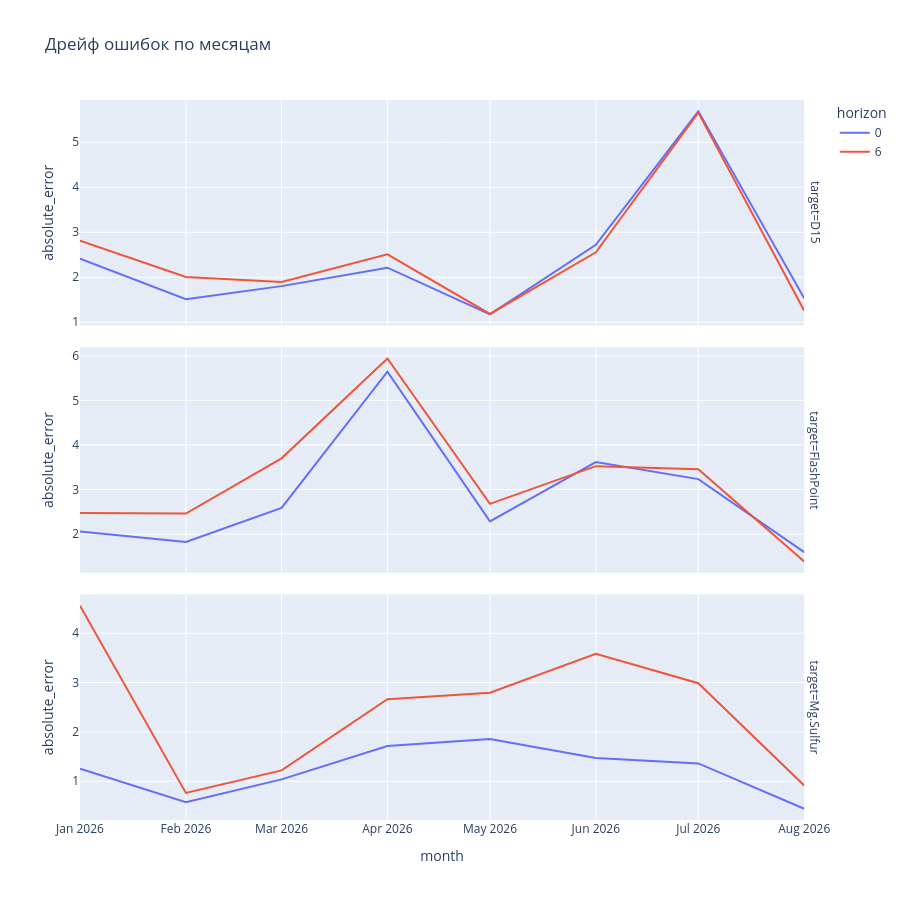

The code cell stored with this chart in its notebook:
### Code cell
test = predictions[predictions['split']=='test'].copy()
test['absolute_error'] = (test.actual-test.prediction).abs()
test['month'] = test.timestamp.dt.to_period('M').astype(str)
monthly = test.groupby(['target','horizon','month'],as_index=False).absolute_error.mean()
px.line(monthly,x='month',y='absolute_error',color='horizon',facet_row='target',height=900,title='Дрейф ошибок по месяцам').update_yaxes(matches=None).show()

### Figure 1 — Plotly figure (JSON) as saved in the notebook; plotly's stock layout.template omitted (floating-point values rounded to 4 significant figures)
{"data": [{"hovertemplate": "horizon=0<br>target=D15<br>month=%{x}<br>absolute_error=%{y}<extra></extra>", "legendgroup": "0", "line": {"color": "#636efa", "dash": "solid"}, "marker": {"symbol": "circle"}, "mode": "lines", "name": "0", "orientation": "v", "showlegend": true, "type": "scatter", "x": ["2026-01", "2026-02", "2026-03", "2026-04", "2026-05", "2026-06", "2026-07", "2026-08"], "xaxis": "x3", "y": [2.413, 1.514, 1.803, 2.212, 1.176, 2.719, 5.689, 1.532], "yaxis": "y3"}, {"hovertemplate": "horizon=0<br>target=FlashPoint<br>month=%{x}<br>absolute_error=%{y}<extra></extra>", "legendgroup": "0", "line": {"color": "#636efa", "dash": "solid"}, "marker": {"symbol": "circle"}, "mode": "lines", "name": "0", "orientation": "v", "showlegend": false, "type": "scatter", "x": ["2026-01", "2026-02", "2026-03", "2026-04", "2026-05", "2026-06", "2026-07", "2026-08"], "xaxis": "x2", "y": [2.057, 1.824, 2.586, 5.647, 2.284, 3.616, 3.234, 1.595], "yaxis": "y2"}, {"hovertemplate": "horizon=0<br>target=Mg.Sulfur<br>month=%{x}<br>absolute_error=%{y}<extra></extra>", "legendgroup": "0", "line": {"color": "#636efa", "dash": "solid"}, "marker": {"symbol": "circle"}, "mode": "lines", "name": "0", "orientation": "v", "showlegend": false, "type": "scatter", "x": ["2026-01", "2026-02", "2026-03", "2026-04", "2026-05", "2026-06", "2026-07", "2026-08"], "xaxis": "x", "y": [1.254, 0.5747, 1.038, 1.714, 1.859, 1.474, 1.362, 0.4444], "yaxis": "y"}, {"hovertemplate": "horizon=6<br>target=D15<br>month=%{x}<br>absolute_error=%{y}<extra></extra>", "legendgroup": "6", "line": {"color": "#EF553B", "dash": "solid"}, "marker": {"symbol": "circle"}, "mode": "lines", "name": "6", "orientation": "v", "showlegend": true, "type": "scatter", "x": ["2026-01", "2026-02", "2026-03", "2026-04", "2026-05", "2026-06", "2026-07", "2026-08"], "xaxis": "x3", "y": [2.815, 2.005, 1.894, 2.51, 1.184, 2.555, 5.66, 1.255], "yaxis": "y3"}, {"hovertemplate": "horizon=6<br>target=FlashPoint<br>month=%{x}<br>absolute_error=%{y}<extra></extra>", "legendgroup": "6", "line": {"color": "#EF553B", "dash": "solid"}, "marker": {"symbol": "circle"}, "mode": "lines", "name": "6", "orientation": "v", "showlegend": false, "type": "scatter", "x": ["2026-01", "2026-02", "2026-03", "2026-04", "2026-05", "2026-06", "2026-07", "2026-08"], "xaxis": "x2", "y": [2.473, 2.461, 3.7, 5.941, 2.679, 3.525, 3.455, 1.384], "yaxis": "y2"}, {"hovertemplate": "horizon=6<br>target=Mg.Sulfur<br>month=%{x}<br>absolute_error=%{y}<extra></extra>", "legendgroup": "6", "line": {"color": "#EF553B", "dash": "solid"}, "marker": {"symbol": "circle"}, "mode": "lines", "name": "6", "orientation": "v", "showlegend": false, "type": "scatter", "x": ["2026-01", "2026-02", "2026-03", "2026-04", "2026-05", "2026-06", "2026-07", "2026-08"], "xaxis": "x", "y": [4.558, 0.7646, 1.221, 2.662, 2.793, 3.584, 2.987, 0.9144], "yaxis": "y"}], "layout": {"annotations": [{"font": {}, "showarrow": false, "text": "target=Mg.Sulfur", "textangle": 90, "x": 0.98, "xanchor": "left", "xref": "paper", "y": 0.1567, "yanchor": "middle", "yref": "paper"}, {"font": {}, "showarrow": false, "text": "target=FlashPoint", "textangle": 90, "x": 0.98, "xanchor": "left", "xref": "paper", "y": 0.5, "yanchor": "middle", "yref": "paper"}, {"font": {}, "showarrow": false, "text": "target=D15", "textangle": 90, "x": 0.98, "xanchor": "left", "xref": "paper", "y": 0.8433, "yanchor": "middle", "yref": "paper"}], "height": 900, "legend": {"title": {"text": "horizon"}, "tracegroupgap": 0}, "title": {"text": "Дрейф ошибок по месяцам"}, "xaxis": {"anchor": "y", "domain": [0.0, 0.98], "title": {"text": "month"}}, "xaxis2": {"anchor": "y2", "domain": [0.0, 0.98], "matches": "x", "showticklabels": false}, "xaxis3": {"anchor": "y3", "domain": [0.0, 0.98], "matches": "x", "showticklabels": false}, "yaxis": {"anchor": "x", "domain": [0.0, 0.3133], "title": {"text": "absolute_error"}}, "yaxis2": {"anchor": "x2", "domain": [0.3433, 0.6567], "title": {"text": "absolute_error"}}, "yaxis3": {"anchor": "x3", "domain": [0.6867, 1.0], "title": {"text": "absolute_error"}}}}
